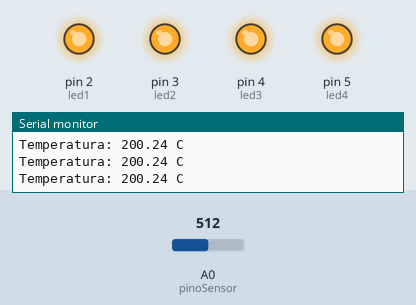
Simulated run of this sketch. Board: Arduino Uno, built with avr-gcc and run on an emulated ATmega328P. Shown: output pins drawn as LEDs (lit = HIGH), the last lines printed to the serial monitor. The test bench sets the inputs (shaded band); at power-on: A0 (pinoSensor) = 512.

Above: at 1.2 s.
1.3 s: A0 (pinoSensor) set to 216
2.8 s: A0 (pinoSensor) set to 187
At 3.6 s:
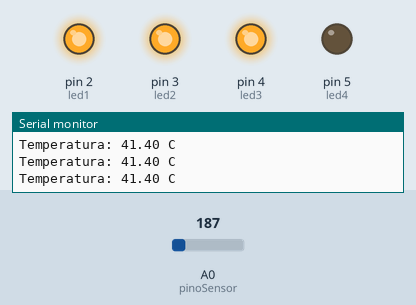
4.3 s: A0 (pinoSensor) set to 122
At 5.0 s:
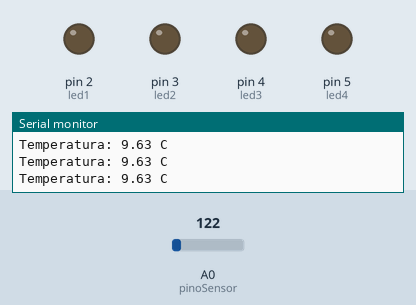
5.9 s: A0 (pinoSensor) set to 133
7.4 s: A0 (pinoSensor) set to 152
At 8.6 s:
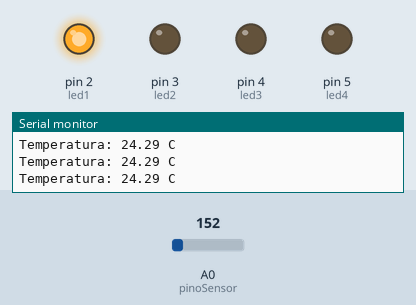
8.9 s: A0 (pinoSensor) set to 40
At 10.3 s:
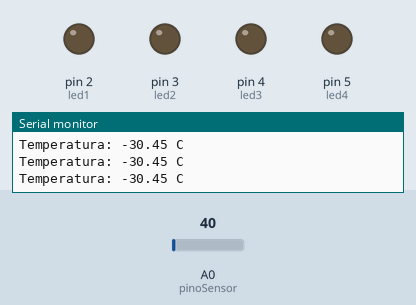
Timing chart, 0 to 11.5 s (numbered marks = the images above; inputs shaded):
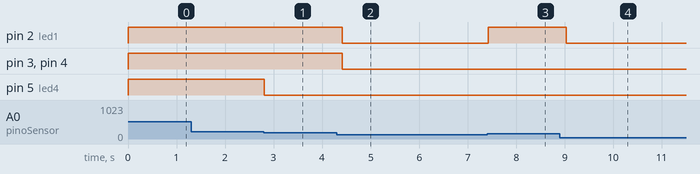

Measured:
- the behaviour switches between 205 and 204 on A0 (pinoSensor) (found by bisection; images 0 and 1)
- the behaviour switches between 143 and 144 on A0 (pinoSensor) (found by bisection; images 2 and 3)
- after the input at 2.8 s, pin 5 (led4): HIGH → LOW at once
- after the input at 4.3 s, pin 2 (led1), pin 3 (led2), pin 4 (led3): HIGH → LOW after 0.12 s
- after the input at 7.4 s, pin 2 (led1): LOW → HIGH at once
- after the input at 8.9 s, pin 2 (led1): HIGH → LOW after 0.13 s

The sketch:

Ex30.ino
```cpp
const int pinoSensor = A0;
const int led1 = 2;
const int led2 = 3;
const int led3 = 4;
const int led4 = 5;

void setup() {

  pinMode(led1, OUTPUT);
  pinMode(led2, OUTPUT);
  pinMode(led3, OUTPUT);
  pinMode(led4, OUTPUT);

  Serial.begin(9600);
}

void loop() {

  int leitura = analogRead(pinoSensor);
  float voltagem = leitura * (5.0 / 1023.0);
  float temperatura = (voltagem - 0.5) * 100.0;

  // Nível 1: Maior que 20°C
  if (temperatura >= 20.0) { digitalWrite(led1, HIGH); }
  else { digitalWrite(led1, LOW); }

  // Nível 2: Maior que 30°C
  if (temperatura >= 30.0) { digitalWrite(led2, HIGH); }
  else { digitalWrite(led2, LOW); }

  // Nível 3: Maior que 40°C
  if (temperatura >= 40.0) { digitalWrite(led3, HIGH); }
  else { digitalWrite(led3, LOW); }

  // Nível 4: Maior que 50°C
  if (temperatura >= 50.0) { digitalWrite(led4, HIGH); }
  else { digitalWrite(led4, LOW); }

  Serial.print("Temperatura: ");
  Serial.print(temperatura);
  Serial.println(" C");

  delay(200);
}
```
